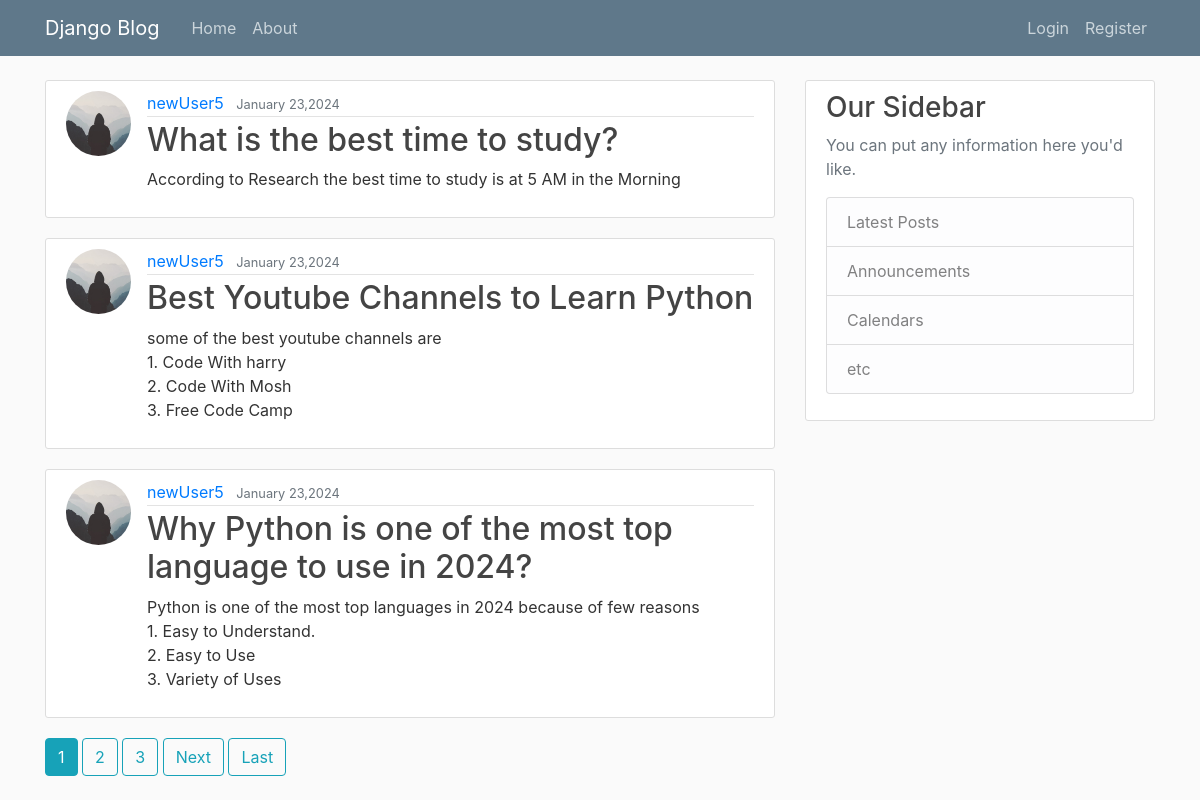
The page / on the database its author committed.
### blog/models.py (models this page shows, shortened)
class Post(models.Model):
    title=models.CharField(max_length=100)
    content=models.TextField()
    date_posted=models.DateTimeField(default=timezone.now)
    author=models.ForeignKey(User,on_delete=models.CASCADE)# on delete is a function which tell what happen to the post if user got deleted

### users/models.py (models this page shows, shortened)
class Profile(models.Model):
    user=models.OneToOneField(User,on_delete=models.CASCADE)
    image=models.ImageField(default='default.jpg',upload_to='profile_pics')

### blog/views.py (the view)
# urls.py: path('',PostListViw.as_view(),name='blog-home'),
class PostListViw(ListView):
    model=Post
    template_name='blog/home.html'
    context_object_name='posts'
    ordering=['-date_posted']#date_posted will order our post in form of oldest to newest however minus sign will make it newset to oldest
    paginate_by=3

### blog/templates/blog/home.html (shortened to what this page needs)
{% extends "blog/base.html" %}
{% block content %}
    {% for post in posts %}
    <article class="media content-section">
      <img class='rounded-circle article-img'src="{{post.author.profile.image.url}}"/>
        <div class="media-body">
          <div class="article-metadata">
            <a class="mr-2" href="{% url 'user-post' post.author.username %}">{{ post.author }}</a>
            <small class="text-muted">{{ post.date_posted|date:"F d,Y" }}</small>
          </div>
          <h2><a class="article-title" href="{% url 'post-detail' post.id %}">{{ post.title }}</a></h2>
          <p class="article-content">{{ post.content }}</p>
        </div>
    </article>
    {% endfor %}
    {% if is_paginated %}
      {% for num in page_obj.paginator.page_range %}
        {% if page_obj.number == num %}
          <a class="btn btn-info mb-4" href="?page={{num}}">{{num}}</a>
        {% elif num > page_obj.number|add:'-3' and num < page_obj.number|add:'3'%}
           <a class="btn btn-outline-info mb-4" href="?page={{num}}">{{num}}</a>
        {% endif %}
      {% endfor %}
      {% if page_obj.has_next %}
        <a  class='btn btn-outline-info mb-4'href="?page={{page_obj.next_page_number}} ">Next</a>
        <a  class='btn btn-outline-info mb-4'href="?page={{page_obj.paginator.num_pages}}">Last</a>
     {% endif %}
    {% endif %}
{% endblock content %}

### blog/templates/blog/base.html (shortened to what this page needs)
{% load static %}
<!DOCTYPE html>
<html lang="en">
<head>
    <link rel="stylesheet" href="https://cdn.jsdelivr.net/npm/bootstrap@4.0.0/dist/css/bootstrap.min.css">
    <link rel="stylesheet"  type="text/css" href="{% static 'blog/main.css' %}"/>
</head>
<body>
    <header class="site-header">
        <nav class="navbar navbar-expand-md navbar-dark bg-steel fixed-top">
          <div class="container">
            <a class="navbar-brand mr-4" href="{% url 'blog-home' %}">Django Blog</a>
            <div class="collapse navbar-collapse" id="navbarToggle">
              <div class="navbar-nav mr-auto">
                <a class="nav-item nav-link" href="{% url 'blog-home' %}">Home</a>
                <a class="nav-item nav-link" href="{% url 'blog-about' %}">About</a>
              </div>
              <div class="navbar-nav">
                {% if user.is_authenticated %}
                <a class="nav-item nav-link" href="{% url 'post-create' %}">Create New Post</a>
                <a class="nav-item nav-link" href="{% url 'profile' %}">Profile</a>
                <a class="nav-item nav-link" href="{% url 'logout' %}">Logout</a>
                {% else %}
                <a class="nav-item nav-link" href="{% url 'login' %}">Login</a>
                <a class="nav-item nav-link" href="{% url 'register' %}">Register</a>
                {% endif %}
              </div>
            </div>
          </div>
        </nav>
      </header>
      <main role="main" class="container">
        <div class="row">
          <div class="col-md-8">
            {% block content %}{% endblock %}
          </div>
          <div class="col-md-4">
            <div class="content-section">
              <h3>Our Sidebar</h3>
              <p class='text-muted'>You can put any information here you'd like.
                <ul class="list-group">
                  <li class="list-group-item list-group-item-light">Latest Posts</li>
                  <li class="list-group-item list-group-item-light">Announcements</li>
                  <li class="list-group-item list-group-item-light">Calendars</li>
                  <li class="list-group-item list-group-item-light">etc</li>
                </ul>
              </p>
            </div>
          </div>
        </div>
      </main>
</body>
</html>

### blog/static/blog/main.css (style rules this page uses)
body { background: #fafafa; color: #333333; margin-top: 5rem; }
h1, h2, h3, h4, h5, h6 { color: #444444; }
ul { margin: 0; }
.bg-steel { background-color: #5f788a; }
.site-header .navbar-nav .nav-link { color: #cbd5db; }
.content-section { background: #ffffff; padding: 10px 20px; border: 1px solid #dddddd; border-radius: 3px; margin-bottom: 20px; }
.article-title { color: #444444; }
.article-content { white-space: pre-line; }
.article-img { height: 65px; width: 65px; margin-right: 16px; }
.article-metadata { padding-bottom: 1px; margin-bottom: 4px; border-bottom: 1px solid #e3e3e3 }

### rows shown on the page
Post: author.profile.image (placeholder picture), author "newUser5", date_posted "January 23,2024", title "What is the best time to study?", content "According to Research the best time to study is at 5 AM in the Morning"
Post: author.profile.image (placeholder picture), author "newUser5", date_posted "January 23,2024", title "Best Youtube Channels to Learn Python", content "some of the best youtube channels are 1. Code With harry 2. Code With Mosh 3. Free Code Camp"
Post: author.profile.image (placeholder picture), author "newUser5", date_posted "January 23,2024", title "Why Python is one of the most top language to use in 2024?", content "Python is one of the most top languages in 2024 because of few reasons 1. Easy to Understand. 2. Easy to Use 3. Variety of Uses"

### other values the page prints
{{ num }} "1"
{{ num }} "2" "3"
